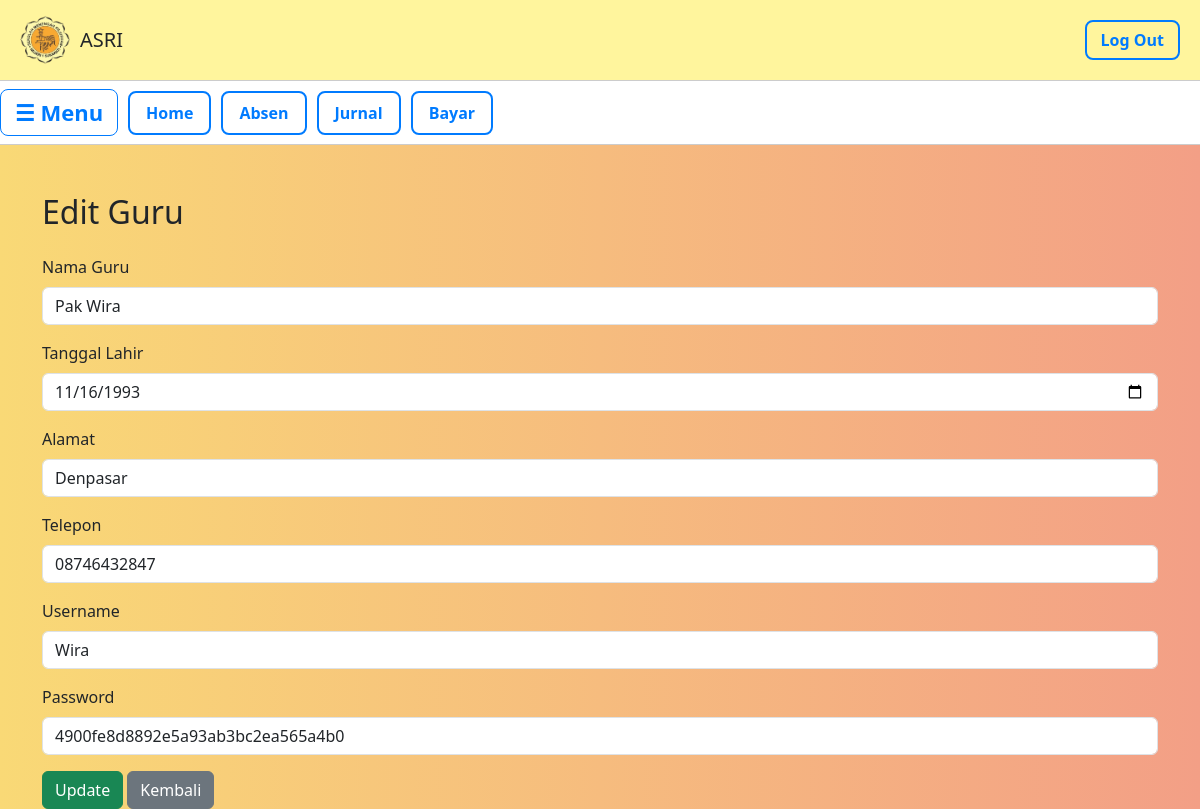
Page /Data/guru/guru_edit.php?id=5346 on the committed database.
### tables this page shows
CREATE TABLE `guru` (
  `id_guru` int NOT NULL,
  `nama_guru` varchar(100) NOT NULL,
  `tgl_lahir` date NOT NULL,
  `alamat` text NOT NULL,
  `telp` varchar(15) NOT NULL,
  `username` varchar(20) NOT NULL,
  `password` varchar(35) NOT NULL
);

### Data/guru/guru_edit.php (the view, shortened to what this page needs)
<!DOCTYPE html>
<html lang="id">
<head>
  <link rel="stylesheet" href="../../admin.css">
</head>
<body>
  <header>
    <div class="logo">
      <img src="../../Image/lgo.png" alt="Logo">
      <h1>ASRI</h1>
    </div>
    <a href="../../index.php" class="logout">Log Out</a>
  </header>
  <div class="navbar">
    <button class="menu-toggle" onclick="toggleSidebar()">☰ Menu</button>
    <a href ="../../data.php" class="btn-secondary">Home</a>
    <a href="../../Data/absen/absen.php" class="btn-secondary">Absen</a>
    <a href="../../Data/jurnal/jurnal.php" class="btn-secondary">Jurnal</a>
    <a href="../../Data/bayar/pembayaran.php" class="btn-secondary">Bayar</a>
  </div>
<?php
include "../../koneksi.php";
$id = $_GET['id'];
$data = mysqli_fetch_assoc(mysqli_query($koneksi, "SELECT * FROM guru WHERE id_guru=$id"));
?>
<link href="https://cdn.jsdelivr.net/npm/bootstrap@5.3.3/dist/css/bootstrap.min.css" rel="stylesheet">
<div class="container mt-5">
    <h2 class="mb-4">Edit Guru</h2>
    <form method="post">
        <div class="mb-3">
            <label class="form-label">Nama Guru</label>
            <input type="text" name="nama_guru" class="form-control" value="<?= $data['nama_guru'] ?>" required>
        </div>
        <div class="mb-3">
            <label class="form-label">Tanggal Lahir</label>
            <input type="date" name="tgl_lahir" class="form-control" value="<?= $data['tgl_lahir'] ?>" required>
        </div>
        <div class="mb-3">
            <label class="form-label">Alamat</label>
            <input type="text" name="alamat" class="form-control" value="<?= $data['alamat'] ?>" required>
        </div>
        <div class="mb-3">
            <label class="form-label">Telepon</label>
            <input type="text" name="telp" class="form-control" value="<?= $data['telp'] ?>" required>
        </div>
        <div class="mb-3">
            <label class="form-label">Username</label>
            <input type="text" name="username" class="form-control" value="<?= $data['username'] ?>" required>
        </div>
        <div class="mb-3">
            <label class="form-label">Password</label>
            <input type="text" name="password" class="form-control" value="<?= $data['password'] ?>" required>
        </div>
        <button type="submit" name="update" class="btn btn-success">Update</button>
        <a href="guru.php" class="btn btn-secondary">Kembali</a>
    </form>
</div>

### admin.css (style rules this page uses)
body { margin: 0; font-family: Arial, sans-serif; background: linear-gradient(90deg , #f9d976, #f39f86); }
header { background: #fff59d; padding: 15px 20px; display: flex; justify-content: space-between; align-items: center; border-bottom: 1px solid #ccc; flex-wrap: wrap; }
header .logo { display: flex; align-items: center; gap: 10px; }
header img { height: 50px; }
header h1 { font-size: 20px; margin: 0; }
.logout { border: 2px solid #007bff; background: none; color: #007bff; padding: 6px 14px; border-radius: 8px; font-weight: bold; text-decoration: none; transition: 0.3s; }
.btn-secondary { display: inline-block; background: #fff; color: #007bff; border: 2px solid #007bff; padding: 8px 16px; border-radius: 8px; text-decoration: none; font-weight: bold; transition: 0.3s; }
.navbar { background: white; display: flex; align-items: center; gap: 10px; padding: 10px; flex-wrap: wrap; border-bottom: 1px solid #ccc; justify-content: flex-start !important; }
.navbar button { border: 1px solid #007bff; background: none; color: #007bff; padding: 6px 14px; border-radius: 8px; font-weight: bold; cursor: pointer; transition: 0.3s; }
.menu-toggle { font-size: 22px; cursor: pointer; border: none; background: none; }

### rows in the picture
guru: nama_guru "Pak Wira", tgl_lahir "11/16/1993", alamat "Denpasar", telp "08746432847", username "Wira", password "4900fe8d8892e5a93ab3bc2ea565a4b0"
